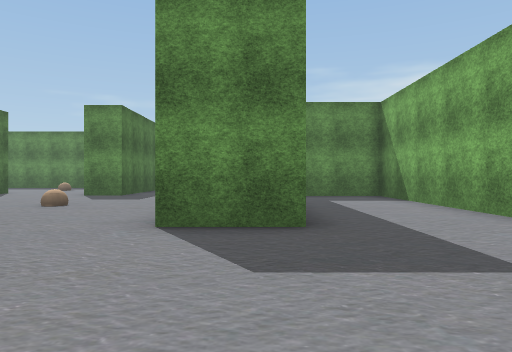
View 1 (above)

24 first-person views from a walk through a Unity game level. The camera is 1.2 m above the floor, looks level and sees 70° across. The floor is counted in squares, 2 m on a side. Each view is taken from the middle of a square. On the plan, view 1 faces up. The plan holds only what a view shows up to about 10 squares ahead; the rest is blank. The place goes on beyond the plan. The player character is not drawn. Some surface patterns are stand-ins.

View 2
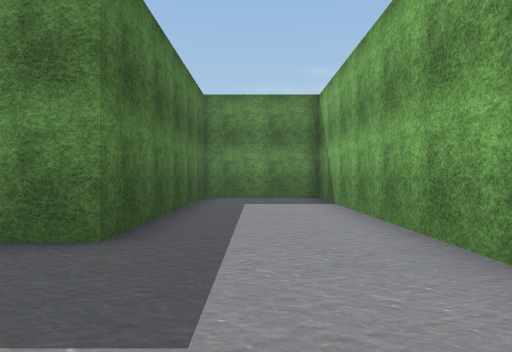

View 3
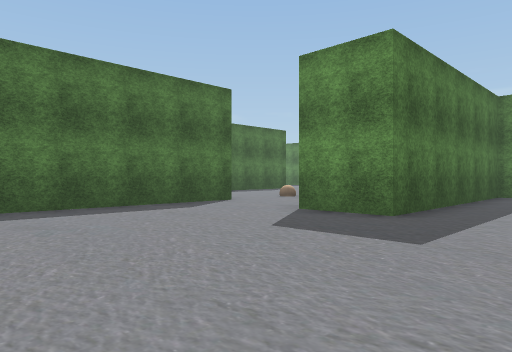

View 4
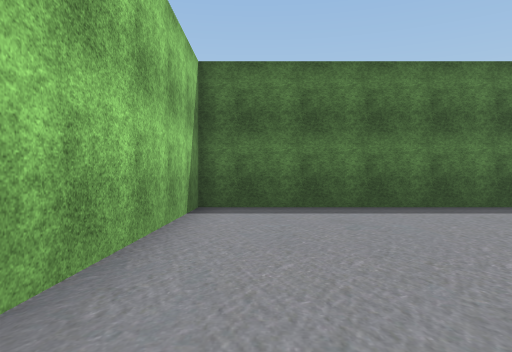

View 5
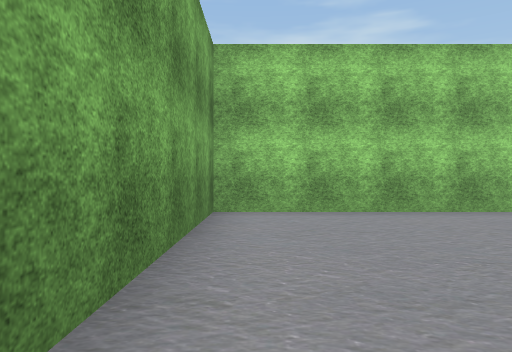

View 6
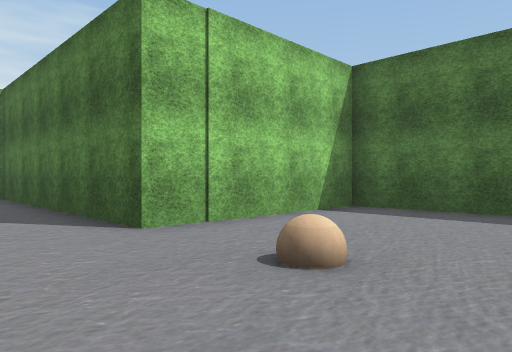

View 7
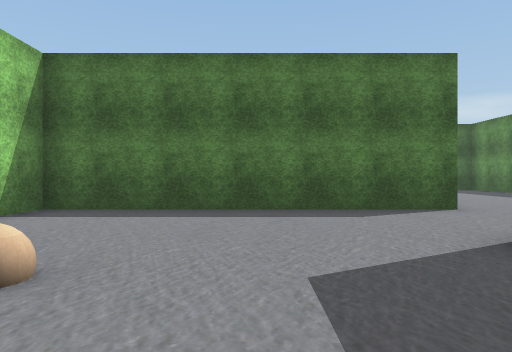

View 8
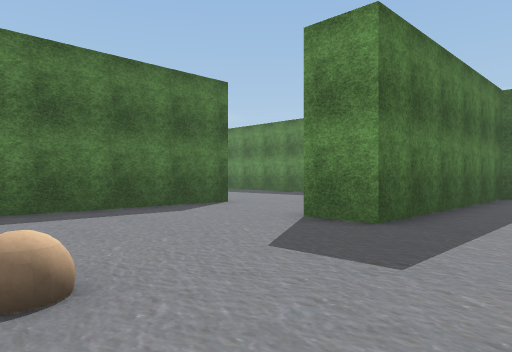

View 9
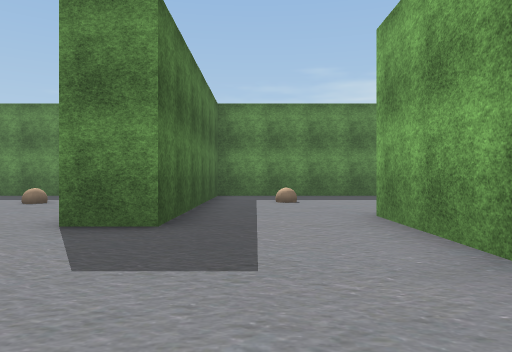

View 10
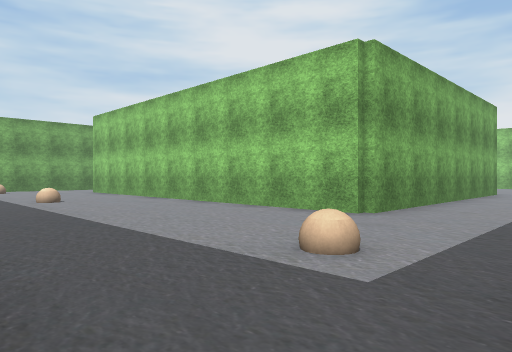

View 11
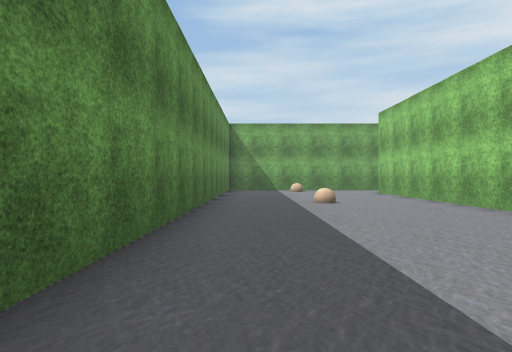

View 12
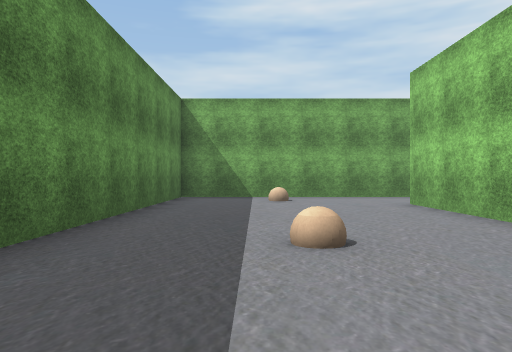

View 13
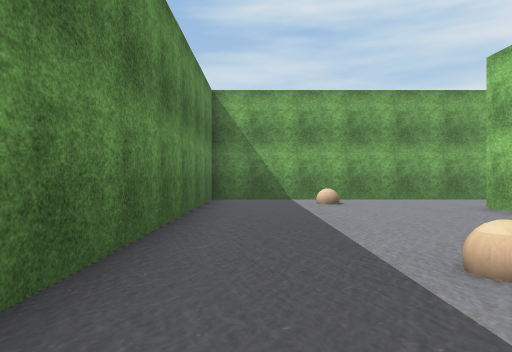

View 14
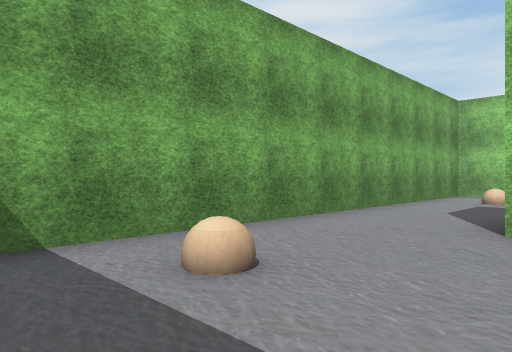

View 15
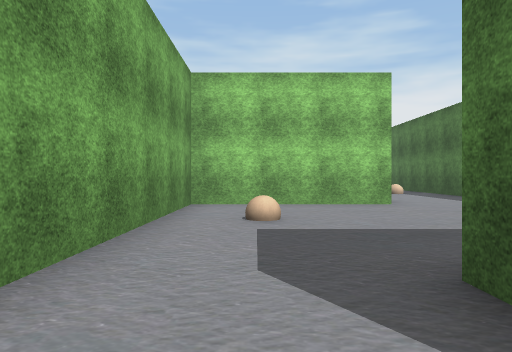

View 16
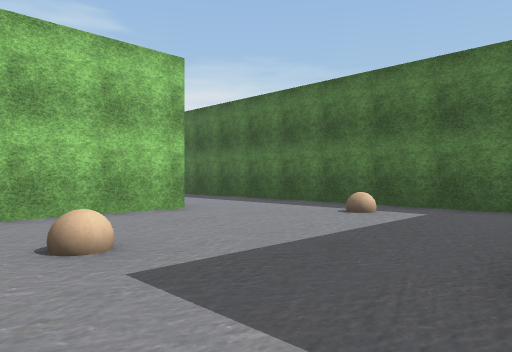

View 17
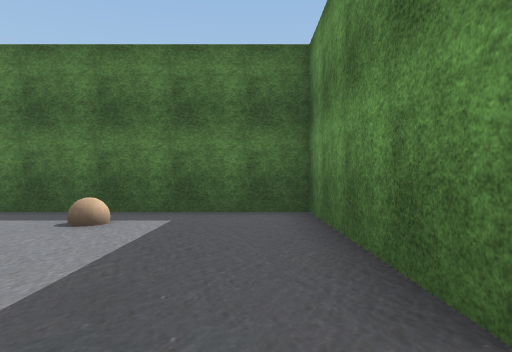

View 18
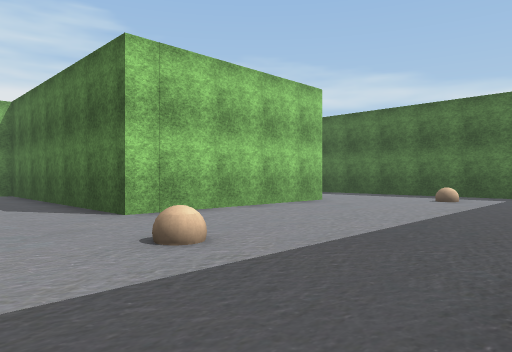

View 19
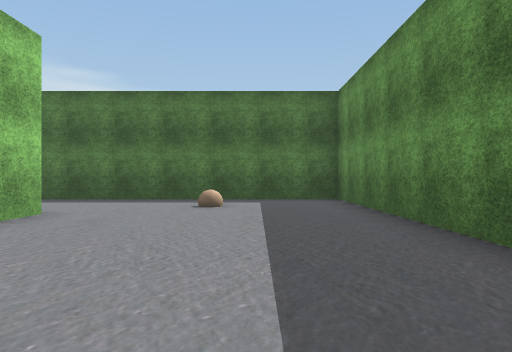

View 20
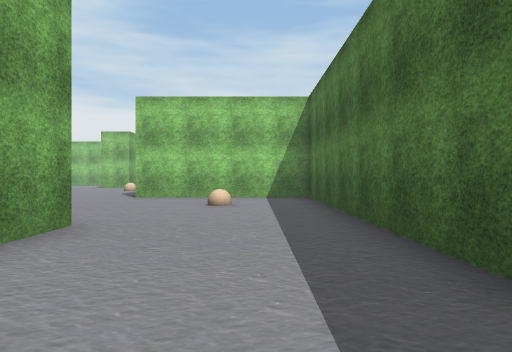

View 21
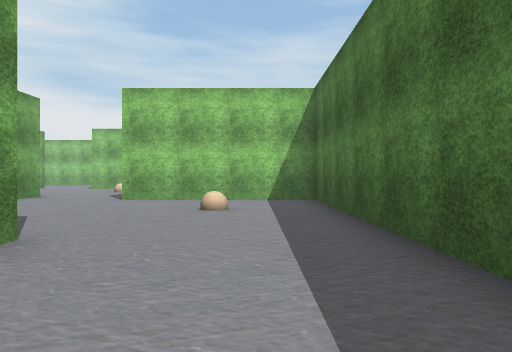

View 22
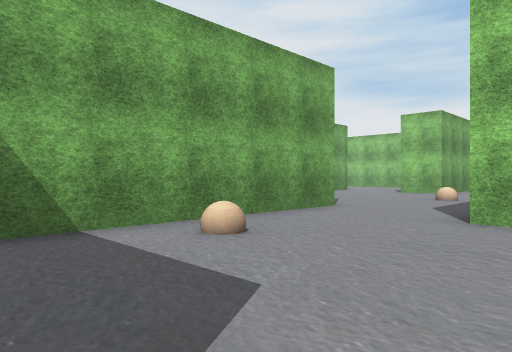

View 23
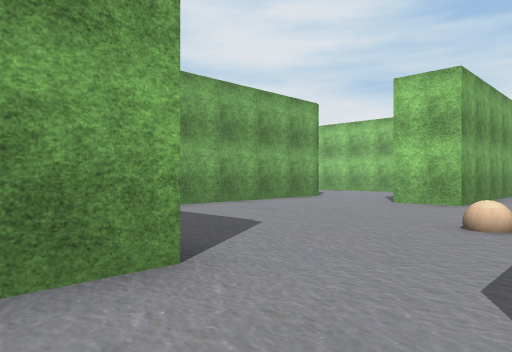

View 24
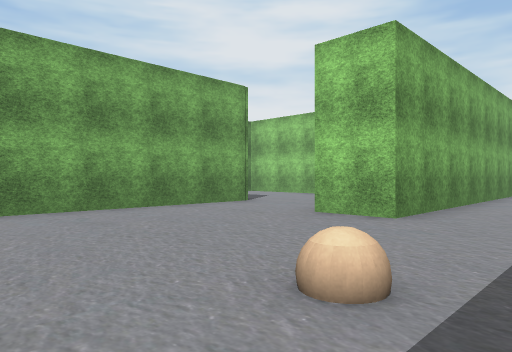

### Floor plan
Points are (right, up) in squares from view 1. A wall is a line through its corners. A room is listed if a view was taken in it or the views show most of it. See-through windows are left out.
Room 1 (views 1, 2, 3, 4, 5)
walls: (-4, 5.2) (-4, -2.1) (3.7, -2.1) (3.7, 10.9) (0.6, 10.9) (0.6, 4.3) (-1.2, 4.3)
ways out: opening at (-2.5, 5) to room 2
Room 2 (views 6, 7, 8, 9, 10, 11, 12, 13, 14, 15, 16, 17, 18, 19, 20, 21, 22, 23, 24)
walls: (-9.9, 3.5) (-9.9, 9.4); (-5.5, -4.4) (-5.5, 0.9); (-13.8, 10.5) (-13.8, 11.9); (-1.2, 6.6) (-1.2, 12.7) (9.9, 12.7); (-13.9, 12.7) (-8.5, 12.7) (-8.5, 5.2) (-4, 5.2); (-9.9, -9.9) (-9.9, -3) (-8.2, -3); (-11, 18.1) (-17.5, 18.1) (-17.5, 4.9) (-12.6, 4.9); (-4, 18.1) (-4, 11.3) (-5.4, 11.3); (8, 5.2) (12.4, 5.2) (12.4, 18.1) (-1.5, 18.1); (9.8, 11.4) (9.8, 10.9) (4.9, 10.9) (4.9, 6.4)
ways out: opening at (-2.5, 5) to room 1; opening at (6.5, 5.5)
objects: ball (-15, 7); ball (-15, 15); ball (-11, 0); ball (-11, 7); ball (-8, 15); ball (-4, 7); ball (-2, 15); ball (5, 15); ball (6, 8); ball (11, 8); ball (11, 15)

Where each view was taken, in squares from view 1:
view 1: 0 up, 0 right, facing up
view 2: 1 up, 2 right, facing up
view 3: 1 down, 3 right, facing up-left
view 4: 1 down, 3 right, facing left
view 5: 4 up, 3 right, facing down
view 6: 9 up, 2 left, facing down-left
view 7: 9 up, 2 left, facing left
view 8: 7 up, 2 left, facing up-left
view 9: 7 up, 3 left, facing up
view 10: 18 up, 4 left, facing down-right
view 11: 17 up, 3 left, facing right
view 12: 16 up, 2 right, facing right
view 13: 17 up, 3 right, facing right
view 14: 17 up, 9 right, facing down-right
view 15: 13 up, 11 right, facing down
view 16: 11 up, 12 right, facing down-left
view 17: 10 up, 11 right, facing left
view 18: 18 up, 6 left, facing down-left
view 19: 16 up, 8 left, facing left
view 20: 15 up, 16 left, facing down
view 21: 14 up, 16 left, facing down
view 22: 10 up, 14 left, facing down-right
view 23: 5 up, 12 left, facing down-right
view 24: 2 up, 12 left, facing down-right
